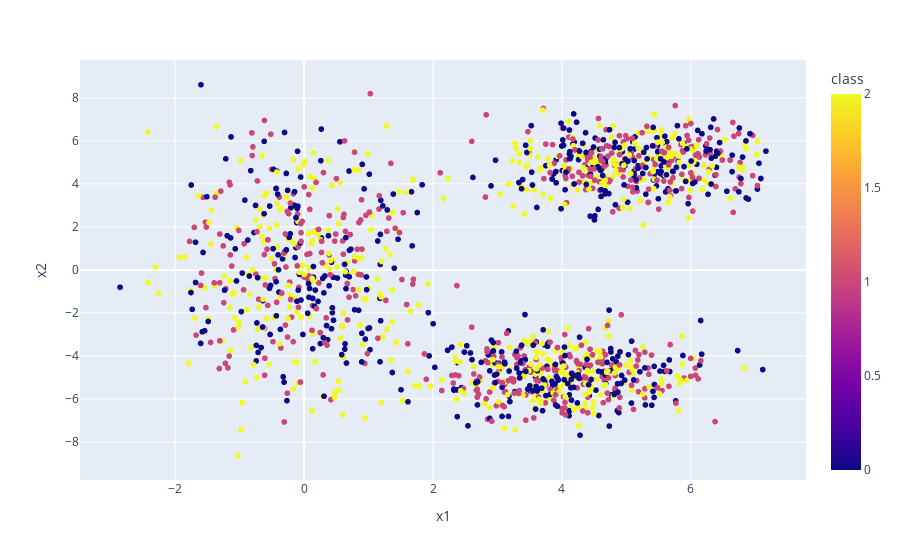

The code cell stored with this chart in its notebook:
### Code cell
import plotly.express as px
fig = px.scatter(df, x='x1', y='x2',color='class')
# fig = go.Figure(x=df['x1'],y=df['x2'],marker_color=df['class'])
fig.show()

### Figure 1 — Plotly figure (JSON) as saved in the notebook; plotly's stock layout.template omitted (floating-point values rounded to 4 significant figures; data arrays with more than 128 entries replaced by an {"elided": "..."} marker saying what was removed)
{"data": [{"hoverlabel": {"namelength": 0}, "hovertemplate": "x1=%{x}<br>x2=%{y}<br>class=%{marker.color}", "legendgroup": "", "marker": {"color": {"elided": "1500 int values"}, "coloraxis": "coloraxis", "symbol": "circle"}, "mode": "markers", "name": "", "showlegend": false, "type": "scattergl", "x": {"elided": "1500 float values"}, "xaxis": "x", "y": {"elided": "1500 float values"}, "yaxis": "y"}], "layout": {"coloraxis": {"colorbar": {"title": {"text": "class"}}, "colorscale": [[0, "#0d0887"], [0.1111, "#46039f"], [0.2222, "#7201a8"], [0.3333, "#9c179e"], [0.4444, "#bd3786"], [0.5556, "#d8576b"], [0.6667, "#ed7953"], [0.7778, "#fb9f3a"], [0.8889, "#fdca26"], [1, "#f0f921"]]}, "legend": {"tracegroupgap": 0}, "margin": {"t": 60}, "xaxis": {"anchor": "y", "domain": [0, 1], "title": {"text": "x1"}}, "yaxis": {"anchor": "x", "domain": [0, 1], "title": {"text": "x2"}}}}
